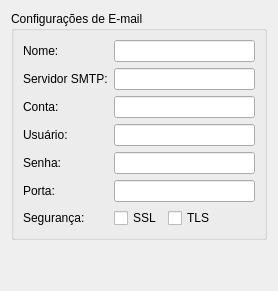
     <widget class="QWidget" name="tab_5">
      <attribute name="title">
       <string>E-mail</string>
      </attribute>
      <layout class="QVBoxLayout" name="verticalLayout_9">
       <item>
        <widget class="QGroupBox" name="gbEmail">
         <property name="title">
          <string>Configurações de E-mail</string>
         </property>
         <layout class="QFormLayout" name="formLayout_email">
          <property name="fieldGrowthPolicy">
           <enum>QFormLayout::FieldGrowthPolicy::ExpandingFieldsGrow</enum>
          </property>
          <item row="0" column="0">
           <widget class="QLabel" name="label_30">
            <property name="text">
             <string>Nome:</string>
            </property>
           </widget>
          </item>
          <item row="0" column="1">
           <widget class="QLineEdit" name="Ledit_EmailNome"/>
          </item>
          <item row="1" column="0">
           <widget class="QLabel" name="label_32">
            <property name="text">
             <string>Servidor SMTP:</string>
            </property>
           </widget>
          </item>
          <item row="1" column="1">
           <widget class="QLineEdit" name="Ledit_EmailSmtp"/>
          </item>
          <item row="2" column="0">
           <widget class="QLabel" name="label_36">
            <property name="text">
             <string>Conta:</string>
            </property>
           </widget>
          </item>
          <item row="2" column="1">
           <widget class="QLineEdit" name="Ledit_EmailConta"/>
          </item>
          <item row="3" column="0">
           <widget class="QLabel" name="label_37">
            <property name="text">
             <string>Usuário:</string>
            </property>
           </widget>
          </item>
          <item row="3" column="1">
           <widget class="QLineEdit" name="Ledit_EmailUsuario"/>
          </item>
          <item row="4" column="0">
           <widget class="QLabel" name="label_38">
            <property name="text">
             <string>Senha:</string>
            </property>
           </widget>
          </item>
          <item row="4" column="1">
           <widget class="QLineEdit" name="Ledit_EmailSenha"/>
          </item>
          <item row="5" column="0">
           <widget class="QLabel" name="label_39">
            <property name="text">
             <string>Porta:</string>
            </property>
           </widget>
          </item>
          <item row="5" column="1">
           <widget class="QLineEdit" name="Ledit_EmailPorta"/>
          </item>
          <item row="6" column="0">
           <widget class="QLabel" name="lbl_seguranca">
            <property name="text">
             <string>Segurança:</string>
            </property>
           </widget>
          </item>
          <item row="6" column="1">
           <layout class="QHBoxLayout" name="hLayout_ssl">
            <item>
             <widget class="QCheckBox" name="CheckBox_EmailSSL">
              <property name="text">
               <string>SSL</string>
              </property>
             </widget>
            </item>
            <item>
             <widget class="QCheckBox" name="CheckBox_EmailTLS">
              <property name="text">
               <string>TLS</string>
              </property>
             </widget>
            </item>
            <item>
             <spacer name="horizontalSpacer_ssl">
              <property name="orientation">
               <enum>Qt::Orientation::Horizontal</enum>
              </property>
              <property name="sizeHint" stdset="0">
               <size>
                <width>40</width>
                <height>20</height>
               </size>
              </property>
             </spacer>
            </item>
           </layout>
          </item>
         </layout>
        </widget>
       </item>
       <item>
        <spacer name="verticalSpacer_email">
         <property name="orientation">
          <enum>Qt::Orientation::Vertical</enum>
         </property>
         <property name="sizeHint" stdset="0">
          <size>
           <width>20</width>
           <height>40</height>
          </size>
         </property>
        </spacer>
       </item>
      </layout>
     </widget>
